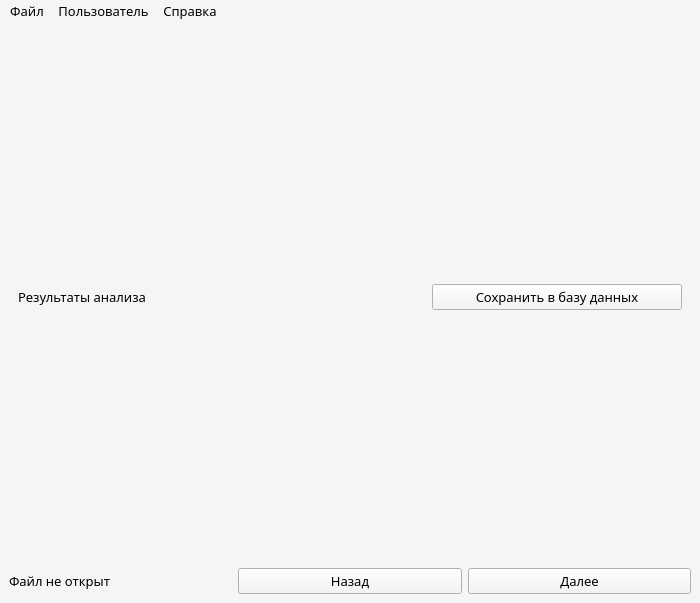
<?xml version="1.0" encoding="UTF-8"?>
<ui version="4.0">
 <class>MainWindow</class>
 <widget class="QMainWindow" name="MainWindow">
  <property name="geometry">
   <rect>
    <x>0</x>
    <y>0</y>
    <width>700</width>
    <height>603</height>
   </rect>
  </property>
  <property name="sizePolicy">
   <sizepolicy hsizetype="Fixed" vsizetype="Fixed">
    <horstretch>0</horstretch>
    <verstretch>0</verstretch>
   </sizepolicy>
  </property>
  <property name="windowTitle">
   <string>Система меддиагностики</string>
  </property>
  <property name="styleSheet">
   <string notr="true">font: 10pt corbel;
background: rgb(245, 245, 245);	</string>
  </property>
  <widget class="QWidget" name="centralwidget">
   <layout class="QVBoxLayout" name="verticalLayout_3">
    <item>
     <widget class="QTabWidget" name="tabWidget">
      <property name="sizePolicy">
       <sizepolicy hsizetype="Preferred" vsizetype="Preferred">
        <horstretch>0</horstretch>
        <verstretch>0</verstretch>
       </sizepolicy>
      </property>
      <property name="focusPolicy">
       <enum>Qt::NoFocus</enum>
      </property>
      <property name="styleSheet">
       <string notr="true">QTabWidget QWidget {
	background: rgb(245, 245, 245);
	color:black;
}
QTabWidget::pane {
  border: none;
} 

QTabBar::tab{
	background: red;
	width:0; 
	height: 0; 		
	margin: 0;
	padding: 0;
	border: none;
} 
</string>
      </property>
      <property name="tabPosition">
       <enum>QTabWidget::North</enum>
      </property>
      <property name="tabShape">
       <enum>QTabWidget::Rounded</enum>
      </property>
      <property name="currentIndex">
       <number>2</number>
      </property>
      <property name="usesScrollButtons">
       <bool>true</bool>
      </property>
      <property name="documentMode">
       <bool>false</bool>
      </property>
      <property name="movable">
       <bool>false</bool>
      </property>
      <property name="tabBarAutoHide">
       <bool>false</bool>
      </property>
      <widget class="QWidget" name="startAnalyze">
       <property name="styleSheet">
        <string notr="true"/>
       </property>
       <attribute name="title">
        <string>startAnalyze</string>
       </attribute>
       <layout class="QVBoxLayout" name="verticalLayout_7">
        <property name="spacing">
         <number>6</number>
        </property>
        <property name="leftMargin">
         <number>0</number>
        </property>
        <property name="topMargin">
         <number>0</number>
        </property>
        <property name="rightMargin">
         <number>0</number>
        </property>
        <property name="bottomMargin">
         <number>0</number>
        </property>
        <item>
         <layout class="QHBoxLayout" name="horizontalLayout_3">
          <item>
           <layout class="QVBoxLayout" name="verticalLayout_6">
            <item>
             <layout class="QHBoxLayout" name="horizontalLayout_2">
              <item>
               <widget class="QLineEdit" name="lineEditSearch">
                <property name="styleSheet">
                 <string notr="true">background-color: white;</string>
                </property>
                <property name="placeholderText">
                 <string>Введите ФИО</string>
                </property>
               </widget>
              </item>
             </layout>
            </item>
            <item>
             <widget class="QTableWidget" name="tablePatient">
              <property name="editTriggers">
               <set>QAbstractItemView::NoEditTriggers</set>
              </property>
              <property name="selectionMode">
               <enum>QAbstractItemView::SingleSelection</enum>
              </property>
              <property name="selectionBehavior">
               <enum>QAbstractItemView::SelectRows</enum>
              </property>
              <attribute name="horizontalHeaderStretchLastSection">
               <bool>true</bool>
              </attribute>
             </widget>
            </item>
            <item>
             <layout class="QHBoxLayout" name="horizontalLayout_9">
              <item>
               <widget class="QPushButton" name="buttonAddPatient">
                <property name="text">
                 <string>Добавить пациента</string>
                </property>
               </widget>
              </item>
              <item>
               <widget class="QPushButton" name="buttonEditPatient">
                <property name="text">
                 <string>Редактировать</string>
                </property>
               </widget>
              </item>
              <item>
               <widget class="QPushButton" name="buttonDeletePatient">
                <property name="text">
                 <string>Удалить</string>
                </property>
               </widget>
              </item>
             </layout>
            </item>
           </layout>
          </item>
          <item>
           <layout class="QFormLayout" name="formLayout">
            <property name="verticalSpacing">
             <number>16</number>
            </property>
            <item row="1" column="0">
             <widget class="QLabel" name="labelSurname_2">
              <property name="text">
               <string>Фамилия</string>
              </property>
             </widget>
            </item>
            <item row="1" column="1">
             <widget class="QLabel" name="surnamePatient">
              <property name="styleSheet">
               <string notr="true">background-color: white;</string>
              </property>
              <property name="text">
               <string/>
              </property>
             </widget>
            </item>
            <item row="2" column="0">
             <widget class="QLabel" name="labelName_2">
              <property name="text">
               <string>Имя</string>
              </property>
             </widget>
            </item>
            <item row="2" column="1">
             <widget class="QLabel" name="namePatient">
              <property name="styleSheet">
               <string notr="true">background-color: white;</string>
              </property>
              <property name="text">
               <string/>
              </property>
             </widget>
            </item>
            <item row="3" column="0">
             <widget class="QLabel" name="labelPatronymic_2">
              <property name="text">
               <string>Отчество</string>
              </property>
             </widget>
            </item>
            <item row="3" column="1">
             <widget class="QLabel" name="patronymicPatient">
              <property name="styleSheet">
               <string notr="true">background-color: white;</string>
              </property>
              <property name="text">
               <string/>
              </property>
             </widget>
            </item>
            <item row="4" column="0">
             <widget class="QLabel" name="labelDate">
              <property name="text">
               <string>Дата рождения</string>
              </property>
             </widget>
            </item>
            <item row="4" column="1">
             <widget class="QLabel" name="datePatient">
              <property name="minimumSize">
               <size>
                <width>200</width>
                <height>0</height>
               </size>
              </property>
              <property name="styleSheet">
               <string notr="true">background-color: white;</string>
              </property>
              <property name="text">
               <string/>
              </property>
             </widget>
            </item>
            <item row="5" column="0">
             <widget class="QLabel" name="labelGender">
              <property name="text">
               <string>Пол</string>
              </property>
             </widget>
            </item>
            <item row="5" column="1">
             <widget class="QLabel" name="genderPatient">
              <property name="styleSheet">
               <string notr="true">background-color: white;</string>
              </property>
              <property name="text">
               <string/>
              </property>
             </widget>
            </item>
            <item row="0" column="0" colspan="2">
             <spacer name="verticalSpacer">
              <property name="orientation">
               <enum>Qt::Vertical</enum>
              </property>
              <property name="sizeType">
               <enum>QSizePolicy::Preferred</enum>
              </property>
              <property name="sizeHint" stdset="0">
               <size>
                <width>20</width>
                <height>25</height>
               </size>
              </property>
             </spacer>
            </item>
           </layout>
          </item>
         </layout>
        </item>
       </layout>
      </widget>
      <widget class="QWidget" name="Analyze">
       <attribute name="title">
        <string>Analyze</string>
       </attribute>
       <layout class="QVBoxLayout" name="verticalLayout_4">
        <property name="leftMargin">
         <number>0</number>
        </property>
        <property name="topMargin">
         <number>0</number>
        </property>
        <property name="rightMargin">
         <number>0</number>
        </property>
        <property name="bottomMargin">
         <number>0</number>
        </property>
        <item>
         <spacer name="verticalSpacer_2">
          <property name="orientation">
           <enum>Qt::Vertical</enum>
          </property>
          <property name="sizeType">
           <enum>QSizePolicy::Preferred</enum>
          </property>
          <property name="sizeHint" stdset="0">
           <size>
            <width>20</width>
            <height>40</height>
           </size>
          </property>
         </spacer>
        </item>
        <item>
         <layout class="QVBoxLayout" name="verticalLayout">
          <item>
           <layout class="QHBoxLayout" name="horizontalLayout_4">
            <item>
             <widget class="QPushButton" name="buttonStartAnalyze">
              <property name="styleSheet">
               <string notr="true"/>
              </property>
              <property name="text">
               <string>Анализ</string>
              </property>
             </widget>
            </item>
            <item>
             <widget class="QProgressBar" name="progressAnalyze">
              <property name="value">
               <number>0</number>
              </property>
              <property name="format">
               <string>Waiting...</string>
              </property>
             </widget>
            </item>
           </layout>
          </item>
          <item>
           <widget class="QPlainTextEdit" name="plainTextEditAnalyze">
            <property name="readOnly">
             <bool>true</bool>
            </property>
           </widget>
          </item>
         </layout>
        </item>
       </layout>
      </widget>
      <widget class="QWidget" name="resultAnalyze">
       <attribute name="title">
        <string/>
       </attribute>
       <layout class="QVBoxLayout" name="verticalLayout_8">
        <item>
         <layout class="QVBoxLayout" name="verticalLayout_5">
          <item>
           <layout class="QHBoxLayout" name="horizontalLayout_6">
            <item>
             <widget class="QLabel" name="labelResult">
              <property name="text">
               <string>Результаты анализа</string>
              </property>
             </widget>
            </item>
            <item>
             <widget class="QPushButton" name="saveDB">
              <property name="maximumSize">
               <size>
                <width>250</width>
                <height>16777215</height>
               </size>
              </property>
              <property name="styleSheet">
               <string notr="true"/>
              </property>
              <property name="text">
               <string>Cохранить в базу данных</string>
              </property>
             </widget>
            </item>
           </layout>
          </item>
          <item>
           <layout class="QHBoxLayout" name="horizontalLayout_7"/>
          </item>
         </layout>
        </item>
       </layout>
      </widget>
      <widget class="QWidget" name="addPatient">
       <attribute name="title">
        <string/>
       </attribute>
       <layout class="QVBoxLayout" name="verticalLayout_9">
        <property name="leftMargin">
         <number>0</number>
        </property>
        <property name="topMargin">
         <number>0</number>
        </property>
        <property name="rightMargin">
         <number>0</number>
        </property>
        <property name="bottomMargin">
         <number>0</number>
        </property>
        <item>
         <layout class="QFormLayout" name="formLayout_2">
          <item row="1" column="0">
           <widget class="QLabel" name="labelSurname">
            <property name="text">
             <string>Фамилия</string>
            </property>
           </widget>
          </item>
          <item row="1" column="1">
           <widget class="QLineEdit" name="lineEditSurname"/>
          </item>
          <item row="2" column="0">
           <widget class="QLabel" name="labelName">
            <property name="text">
             <string>Имя</string>
            </property>
           </widget>
          </item>
          <item row="2" column="1">
           <widget class="QLineEdit" name="lineEditName">
            <property name="text">
             <string/>
            </property>
           </widget>
          </item>
          <item row="3" column="0">
           <widget class="QLabel" name="labelPatronymic">
            <property name="text">
             <string>Отчество</string>
            </property>
           </widget>
          </item>
          <item row="3" column="1">
           <widget class="QLineEdit" name="lineEditPatronymic"/>
          </item>
          <item row="4" column="0">
           <widget class="QLabel" name="labelBirthDate">
            <property name="text">
             <string>Дата рождения</string>
            </property>
           </widget>
          </item>
          <item row="4" column="1">
           <widget class="QDateEdit" name="dateEdit"/>
          </item>
          <item row="5" column="0">
           <widget class="QLabel" name="labelSex">
            <property name="text">
             <string>Пол</string>
            </property>
           </widget>
          </item>
          <item row="5" column="1">
           <layout class="QHBoxLayout" name="horizontalLayout_8">
            <item>
             <widget class="QRadioButton" name="radioButtonMale">
              <property name="text">
               <string>Мужчина</string>
              </property>
              <property name="checked">
               <bool>true</bool>
              </property>
             </widget>
            </item>
            <item>
             <widget class="QRadioButton" name="radioButtonFemale">
              <property name="text">
               <string>Женщина</string>
              </property>
             </widget>
            </item>
           </layout>
          </item>
          <item row="0" column="1">
           <spacer name="verticalSpacer_3">
            <property name="orientation">
             <enum>Qt::Vertical</enum>
            </property>
            <property name="sizeType">
             <enum>QSizePolicy::Preferred</enum>
            </property>
            <property name="sizeHint" stdset="0">
             <size>
              <width>20</width>
              <height>40</height>
             </size>
            </property>
           </spacer>
          </item>
          <item row="6" column="1">
           <layout class="QHBoxLayout" name="horizontalLayout_5">
            <item>
             <widget class="QPushButton" name="buttonAddPatientInDB">
              <property name="text">
               <string>Добавить</string>
              </property>
             </widget>
            </item>
            <item>
             <widget class="QPushButton" name="buttonCancelAddPatient">
              <property name="text">
               <string>Отмена</string>
              </property>
             </widget>
            </item>
           </layout>
          </item>
         </layout>
        </item>
       </layout>
      </widget>
     </widget>
    </item>
    <item>
     <layout class="QHBoxLayout" name="horizontalLayout">
      <item>
       <widget class="QLabel" name="labelFilePath">
        <property name="maximumSize">
         <size>
          <width>600</width>
          <height>20</height>
         </size>
        </property>
        <property name="text">
         <string>Файл не открыт</string>
        </property>
       </widget>
      </item>
      <item>
       <widget class="QPushButton" name="buttonBack">
        <property name="text">
         <string>Назад</string>
        </property>
       </widget>
      </item>
      <item>
       <widget class="QPushButton" name="buttonForward">
        <property name="text">
         <string>Далее</string>
        </property>
       </widget>
      </item>
     </layout>
    </item>
   </layout>
  </widget>
  <widget class="QMenuBar" name="menuBar">
   <property name="geometry">
    <rect>
     <x>0</x>
     <y>0</y>
     <width>700</width>
     <height>22</height>
    </rect>
   </property>
   <widget class="QMenu" name="menuFile">
    <property name="title">
     <string>Файл</string>
    </property>
    <addaction name="actionLoad"/>
    <addaction name="action"/>
   </widget>
   <widget class="QMenu" name="menuUser">
    <property name="title">
     <string>Пользователь</string>
    </property>
    <addaction name="actionQuit"/>
   </widget>
   <widget class="QMenu" name="menuHelp">
    <property name="title">
     <string>Справка</string>
    </property>
    <addaction name="actionAbout"/>
   </widget>
   <addaction name="menuFile"/>
   <addaction name="menuUser"/>
   <addaction name="menuHelp"/>
  </widget>
  <action name="actionLoad">
   <property name="text">
    <string>Загрузить снимок</string>
   </property>
  </action>
  <action name="actionQuit">
   <property name="text">
    <string>Выйти</string>
   </property>
  </action>
  <action name="actionAddPatient">
   <property name="text">
    <string>Добавить</string>
   </property>
  </action>
  <action name="actionAbout">
   <property name="text">
    <string>О программе</string>
   </property>
  </action>
  <action name="action">
   <property name="text">
    <string>Загрузить пациента</string>
   </property>
  </action>
 </widget>
 <resources/>
 <connections/>
</ui>
